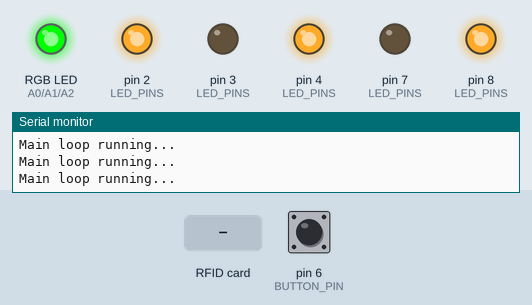
This program was run on a simulated Arduino Uno, built with avr-gcc and run on an emulated ATmega328P. On the bench: an RGB LED mixed from three pins (HIGH = lit), output pins drawn as LEDs (lit = HIGH), the last lines printed to the serial monitor. The test bench sets the inputs (shaded band); at power-on: pin 6 (BUTTON_PIN) LOW. Random numbers use the default seed unless the program sets one; pins used as bus, display or sensor lines are not drawn.

Above: at 1.3 s.
1.4 s: RFID card 5E 7A 19 C4 held to the reader
At 2.5 s:
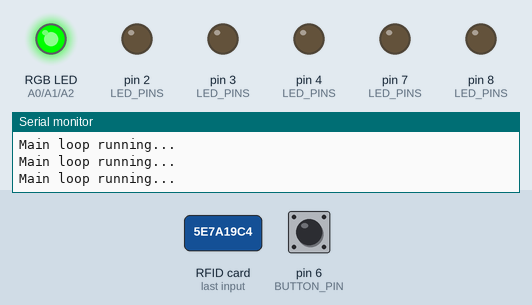
3.0 s: pin 6 (BUTTON_PIN) pulled HIGH for 0.3 s
At 4.1 s:
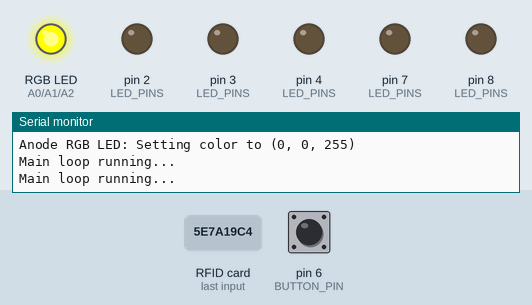
4.9 s: RFID card 5E 7A 19 C4 held to the reader
At 6.6 s:
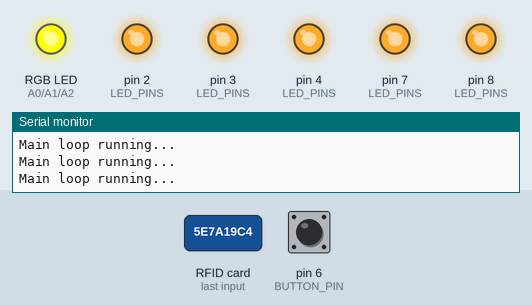
7.9 s: pin 6 (BUTTON_PIN) pulled HIGH for 1 s
At 9.4 s:
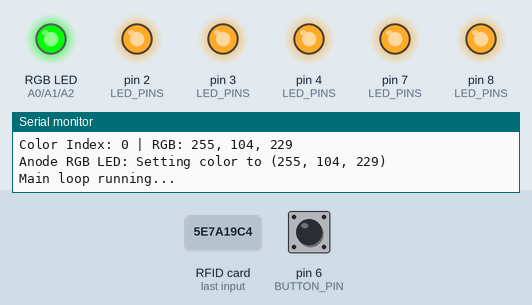
11.8 s: pin 6 (BUTTON_PIN) pulled HIGH for 3.2 s
At 16.2 s:
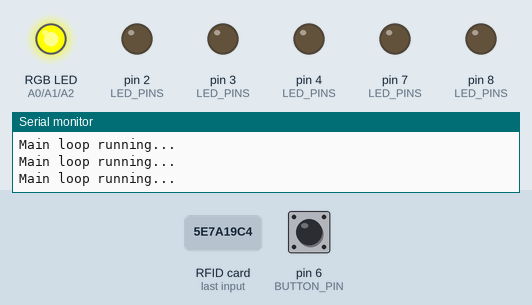
Timing chart, 0 to 17.5 s (numbered marks = the images above; inputs shaded):
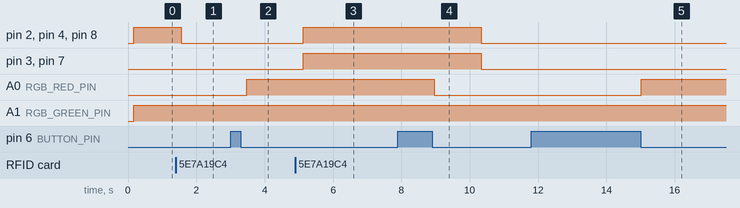

Measured:
- after the input at 1.4 s, pin 2 (LED_PINS), pin 4 (LED_PINS), pin 8 (LED_PINS): HIGH → LOW after 0.16 s
- after the input at 3.0 s, A0 (RGB_RED_PIN): LOW → HIGH after 0.47 s
- after the input at 4.9 s, pin 2 (LED_PINS), pin 3 (LED_PINS), pin 4 (LED_PINS), pin 7 (LED_PINS), pin 8 (LED_PINS): LOW → HIGH after 0.24 s
- after the input at 7.9 s, A0 (RGB_RED_PIN): HIGH → LOW after 1.1 s
- after the input at 11.8 s, A0 (RGB_RED_PIN): LOW → HIGH after 3.2 s

The program:

main.cpp
```cpp
#include <Arduino.h>
#include "RelationStateFacade.h"
#include "AnodeRgbLed.h"
#include "Button.h"
#include "Led.h"
#include "MFRC522NfcScanner.h"
#include "RelationMatchContext.h"
#include "states/SetupState.h"
#include "states/ReadyState.h"

// Pin definitions
const int RGB_RED_PIN = A0;
const int RGB_GREEN_PIN = A1;
const int RGB_BLUE_PIN = A2;
const int BUTTON_PIN = 6;

// LED pins array
const int LED_PINS[] = {2, 3, 4, 7, 8};
const int LED_COUNT = 5;

// NFC SPI pin definitions
const int NFC_CS_PIN = 10;      // SS (Slave Select)
const int NFC_RST_PIN = 5;      // RST (Reset)

// NFC configuration constants
const uint8_t NFC_PAIRING_BLOCK = 5;      // Block where pairing data is stored
uint8_t NFC_CHAIN_NUMBER;                 // Random chain number (initialized in setup)

// LED configuration constants
const unsigned long LED_TIMEOUT_DURATION = 5000; // Timeout in milliseconds

const int RGB_COLORS[][3] = {
    {255, 104, 229},
    {0, 0, 255}
};
const int COLOR_COUNT = 2;

// Global pointers (initialized in setup)
IRgbLed* rgbLed = nullptr;
IButton* button = nullptr;
RelationStateFacade* facade = nullptr;
INfcScanner* nfc = nullptr;
ILed* leds[LED_COUNT] = {nullptr};  // Array of LED pointers
RelationMatchContext* matchContext = nullptr;

void setup() {
    Serial.begin(115200);
    delay(100);

    // Initialize random seed and generate chain number
    randomSeed(analogRead(0));
    NFC_CHAIN_NUMBER = random(0, 256);
    Serial.print("Generated NFC Chain Number: ");
    Serial.println(NFC_CHAIN_NUMBER);


    // Instantiate components in setup
    rgbLed = new AnodeRgbLed(RGB_RED_PIN, RGB_GREEN_PIN, RGB_BLUE_PIN);
    button = new Button(BUTTON_PIN);

    // Initialize LED array
    for (int i = 0; i < LED_COUNT; i++) {
        leds[i] = new Led(LED_PINS[i]);
    }

    nfc = new MFRC522NfcScanner(NFC_CS_PIN, NFC_RST_PIN);
    ((MFRC522NfcScanner*)nfc)->init();


    IMatchState* readyState = new ReadyState(leds, LED_COUNT, nfc, NFC_PAIRING_BLOCK, NFC_CHAIN_NUMBER, LED_TIMEOUT_DURATION);
    IMatchState* setupState = new SetupState(leds, LED_COUNT, nfc, NFC_PAIRING_BLOCK, NFC_CHAIN_NUMBER, readyState);
    matchContext = new RelationMatchContext(setupState);


    facade = new RelationStateFacade(rgbLed, button, (int(*)[3])RGB_COLORS, COLOR_COUNT);
}

void loop() {
    Serial.println("Main loop running...");
    if (facade != nullptr) {
        facade->loop();
    }

    if (matchContext != nullptr) {
        matchContext->scan_tag();
    }

    delay(250);
}
```

AnodeRgbLed.h
```cpp
#pragma once

#include "IRgbLed.h"

class AnodeRgbLed : public IRgbLed {
private:
    int redPin;
    int greenPin;
    int bluePin;

public:
    explicit AnodeRgbLed(int redPin, int greenPin, int bluePin);

    void on() override;
    void off() override;
    void set_color(int red, int green, int blue) override;
};
```

Button.h
```cpp
#pragma once

#include "IButton.h"

class Button : public IButton {
private:
    int pin;
    bool last_state;
    bool pressed;

public:
    explicit Button(int pin);

    void update() override;
    bool has_been_pressed() override;
};
```

CathodeRgbLed.h
```cpp
#pragma once

#include "IRgbLed.h"

class CathodeRgbLed : public IRgbLed {
private:
    int redPin;
    int greenPin;
    int bluePin;

public:
    explicit CathodeRgbLed(int redPin, int greenPin, int bluePin);

    void on() override;
    void off() override;
    void set_color(int red, int green, int blue) override;
};
```

IButton.h
```cpp
#pragma once

class IButton {
public:
    virtual void update() = 0;
    virtual bool has_been_pressed() = 0;
    virtual ~IButton() = default;
};
```

ILed.h
```cpp
#pragma once

class ILed {
public:
    virtual ~ILed() = default;
    virtual void on() = 0;
    virtual void off() = 0;
};
```

INfcScanner.h
```cpp
#pragma once

#include <stdint.h>

class INfcScanner {
public:
    virtual bool is_tag_present() = 0;
    virtual void read_tag() = 0;
    virtual const char* get_last_tag_uid() = 0;
    virtual bool write_data(uint8_t block, const uint8_t* data, uint8_t length) = 0;
    virtual bool read_data(uint8_t block, uint8_t* data, uint8_t length) = 0;
};
```

IRgbLed.h
```cpp
#pragma once

#include "ILed.h"

class IRgbLed : public ILed {
public:
    virtual void set_color(int red, int green, int blue) = 0;
};
```

Led.h
```cpp
#pragma once

#include "ILed.h"

class Led : public ILed {
private:
    int pin;

public:
    explicit Led(int pin);

    void on() override;
    void off() override;
};
```

MFRC522NfcScanner.h
```cpp
#pragma once

#include "INfcScanner.h"
#include <MFRC522.h>

class MFRC522NfcScanner : public INfcScanner {
private:
    MFRC522 mfrc522;
    char lastTagUid[18];  // String representation of UID
    MFRC522::MIFARE_Key key;  // Default authentication key

    bool authenticate(uint8_t block);

public:
    MFRC522NfcScanner(uint8_t chipSelectPin, uint8_t resetPin);

    void init();
    bool is_tag_present() override;
    void read_tag() override;
    const char* get_last_tag_uid() override;
    bool write_data(uint8_t block, const uint8_t* data, uint8_t length) override;
    bool read_data(uint8_t block, uint8_t* data, uint8_t length) override;
};
```

RelationMatchContext.h
```cpp
#pragma once

#include "states/IMatchState.h"

class RelationMatchContext {
private:
    IMatchState* state;

public:
    explicit RelationMatchContext(IMatchState* initialState);

    void transition_state(IMatchState* state);
    void scan_tag();
};
```

RelationStateFacade.h
```cpp
#pragma once

#include "IButton.h"
#include "IRgbLed.h"

class RelationStateFacade {
private:
    IRgbLed* rgbLed;
    IButton* button;
    int (*colors)[3];  // Pointer to 2D array of RGB colors
    int colorCount;
    int currentColorIndex;

public:
    RelationStateFacade(IRgbLed* rgbLed, IButton* button, int (*colors)[3], int colorCount);

    void loop();
};
```

IMatchState.h
```cpp
#pragma once

class RelationMatchContext;  // Forward declaration

class IMatchState {
public:
    virtual ~IMatchState() = default;
    virtual void scan_tag(RelationMatchContext* context) = 0;
};
```

ReadyState.h
```cpp
#pragma once

#include "IMatchState.h"
#include <stdint.h>

class ILed;
class INfcScanner;

class ReadyState : public IMatchState {
private:
    ILed** leds;
    int ledCount;
    INfcScanner* nfc;
    uint8_t pairingBlock;
    uint8_t chainNumber;
    unsigned long ledTurnOnTime;     // Timestamp when LEDs were turned on
    bool ledsActive;                 // Track if LEDs are currently on
    unsigned long ledTimeoutDuration; // Duration in ms before LEDs turn off

    void turn_on_leds(int amount);
    int calculate_distance_wrapping(uint8_t a, uint8_t b);
    void turn_off_all_leds();

public:
    ReadyState(ILed** leds, int ledCount, INfcScanner* nfc,
               uint8_t pairingBlock, uint8_t chainNumber,
               unsigned long ledTimeoutDuration);

    void scan_tag(RelationMatchContext* context) override;
};
```

SetupState.h
```cpp
#pragma once

#include "IMatchState.h"
#include <stdint.h>

class ILed;
class INfcScanner;

class SetupState : public IMatchState {
private:
    ILed** leds;
    int ledCount;
    INfcScanner* nfc;
    uint8_t pairingBlock;
    uint8_t chainNumber;
    IMatchState* nextState;

    void turn_half_leds_on(bool even);
    void turn_off_all_leds();
public:
    SetupState(ILed** leds, int ledCount, INfcScanner* nfc,
               uint8_t pairingBlock, uint8_t chainNumber,
               IMatchState* nextState);

    void scan_tag(RelationMatchContext* context) override;
};
```

AnodeRgbLed.cpp
```cpp
#include "AnodeRgbLed.h"
#include <Arduino.h>

AnodeRgbLed::AnodeRgbLed(int redPin, int greenPin, int bluePin)
    : redPin(redPin), greenPin(greenPin), bluePin(bluePin) {
    // Initialize pins as outputs
    pinMode(redPin, OUTPUT);
    pinMode(greenPin, OUTPUT);
    pinMode(bluePin, OUTPUT);

    Serial.println("AnodeRgbLed initialized (Common Anode)");
    Serial.print("Red Pin: ");
    Serial.print(redPin);
    Serial.print(", Green Pin: ");
    Serial.print(greenPin);
    Serial.print(", Blue Pin: ");
    Serial.println(bluePin);
}

void AnodeRgbLed::on() {
    Serial.println("Anode RGB LED: ON (White)");
    // For common anode: 0 = full brightness
    analogWrite(redPin, 0);
    analogWrite(greenPin, 0);
    analogWrite(bluePin, 0);
}

void AnodeRgbLed::off() {
    Serial.println("Anode RGB LED: OFF");
    // For common anode: 255 = off
    analogWrite(redPin, 255);
    analogWrite(greenPin, 255);
    analogWrite(bluePin, 255);
}

void AnodeRgbLed::set_color(int red, int green, int blue) {
    Serial.print("Anode RGB LED: Setting color to (");
    Serial.print(red);
    Serial.print(", ");
    Serial.print(green);
    Serial.print(", ");
    Serial.print(blue);
    Serial.println(")");

    // For common anode: invert the values (255 - value)
    analogWrite(redPin, 255 - red);
    analogWrite(greenPin, 255 - green);
    analogWrite(bluePin, 255 - blue);
}
```

Button.cpp
```cpp
#include "Button.h"
#include <Arduino.h>

Button::Button(int pin)
    : pin(pin), last_state(HIGH), pressed(false) {
    pinMode(pin, INPUT);

    Serial.println("Button initialized");
    Serial.print("Pin: ");
    Serial.print(pin);
}

void Button::update() {
    bool current_state = digitalRead(pin);

    // Detect falling edge (button pressed - goes from HIGH to LOW)
    if (current_state == LOW && last_state == HIGH) {
        pressed = true;
    } else {
        pressed = false;
    }

    last_state = current_state;
}

bool Button::has_been_pressed() {
    return pressed;
}
```

CathodeRgbLed.cpp
```cpp
#include "CathodeRgbLed.h"
#include <Arduino.h>

CathodeRgbLed::CathodeRgbLed(int redPin, int greenPin, int bluePin)
    : redPin(redPin), greenPin(greenPin), bluePin(bluePin) {
    // Initialize pins as outputs
    pinMode(redPin, OUTPUT);
    pinMode(greenPin, OUTPUT);
    pinMode(bluePin, OUTPUT);

    Serial.println("AnodeRgbLed initialized (Common Anode)");
    Serial.print("Red Pin: ");
    Serial.print(redPin);
    Serial.print(", Green Pin: ");
    Serial.print(greenPin);
    Serial.print(", Blue Pin: ");
    Serial.println(bluePin);
}

void CathodeRgbLed::on() {
    Serial.println("Cathode RGB LED: ON (White)");
    // For common anode: 0 = full brightness
    analogWrite(redPin, 0);
    analogWrite(greenPin, 0);
    analogWrite(bluePin, 0);
}

void CathodeRgbLed::off() {
    Serial.println("Cathode RGB LED: OFF");
    // For common anode: 255 = off
    analogWrite(redPin, 255);
    analogWrite(greenPin, 255);
    analogWrite(bluePin, 255);
}

void CathodeRgbLed::set_color(int red, int green, int blue) {
    Serial.print("Cathode RGB LED: Setting color to (");
    Serial.print(red);
    Serial.print(", ");
    Serial.print(green);
    Serial.print(", ");
    Serial.print(blue);
    Serial.println(")");

    // For common anode: invert the values (255 - value)
    analogWrite(redPin, 255);
    analogWrite(greenPin, 255);
    analogWrite(bluePin, 255);
}
```

Led.cpp
```cpp
#include "Led.h"
#include <Arduino.h>

Led::Led(int pin) : pin(pin) {
    pinMode(pin, OUTPUT);
}

void Led::on() {
    digitalWrite(pin, HIGH);
}

void Led::off() {
    digitalWrite(pin, LOW);
}
```

MFRC522NfcScanner.cpp
```cpp
#include "MFRC522NfcScanner.h"
#include <Arduino.h>
#include <SPI.h>

MFRC522NfcScanner::MFRC522NfcScanner(uint8_t chipSelectPin, uint8_t resetPin)
    : mfrc522(chipSelectPin, resetPin) {
    lastTagUid[0] = '\0';

    // Initialize default key (factory default for MIFARE Classic)
    for (byte i = 0; i < 6; i++) {
        key.keyByte[i] = 0xFF;
    }
}

void MFRC522NfcScanner::init() {
    SPI.begin();
    mfrc522.PCD_Init();
    Serial.println("MFRC522 NFC Reader initialized");
}

bool MFRC522NfcScanner::is_tag_present() {
    // Look for new cards
    if (!mfrc522.PICC_IsNewCardPresent()) {
        return false;
    }

    // Select one of the cards
    if (!mfrc522.PICC_ReadCardSerial()) {
        return false;
    }

    return true;
}

void MFRC522NfcScanner::read_tag() {
    // Convert UID to string
    String uidString = "";
    for (byte i = 0; i < mfrc522.uid.size; i++) {
        if (mfrc522.uid.uidByte[i] < 0x10) {
            uidString += "0";
        }
        uidString += String(mfrc522.uid.uidByte[i], HEX);
    }
    uidString.toUpperCase();
    uidString.toCharArray(lastTagUid, sizeof(lastTagUid));
}

const char* MFRC522NfcScanner::get_last_tag_uid() {
    return lastTagUid;
}

bool MFRC522NfcScanner::authenticate(uint8_t block) {
    // Determine the sector trailer block for the given block
    // For MIFARE Classic 1K: blocks 0-63, grouped in sectors of 4 blocks
    // Sector trailer is the last block of each sector (blocks 3, 7, 11, 15, etc.)
    uint8_t trailerBlock = ((block / 4) * 4) + 3;

    // Authenticate using Key A
    MFRC522::StatusCode status = mfrc522.PCD_Authenticate(
        MFRC522::PICC_CMD_MF_AUTH_KEY_A,
        trailerBlock,
        &key,
        &(mfrc522.uid)
    );

    if (status != MFRC522::STATUS_OK) {
        Serial.print("Authentication failed: ");
        Serial.println(mfrc522.GetStatusCodeName(status));
        return false;
    }

    return true;
}

bool MFRC522NfcScanner::write_data(uint8_t block, const uint8_t* data, uint8_t length) {
    if (length > 16) {
        Serial.println("Error: Data too large (max 16 bytes per block)");
        return false;
    }

    // Check if trying to write to sector trailer (not allowed)
    if ((block + 1) % 4 == 0) {
        Serial.println("Error: Cannot write to sector trailer block");
        return false;
    }

    // Authenticate before writing
    if (!authenticate(block)) {
        return false;
    }

    // Prepare data buffer (16 bytes for MFRC522 block)
    uint8_t buffer[16] = {0};
    for (int i = 0; i < length; i++) {
        buffer[i] = data[i];
    }

    // Write to card
    MFRC522::StatusCode status = mfrc522.MIFARE_Write(block, buffer, 16);

    if (status != MFRC522::STATUS_OK) {
        Serial.print("Write failed: ");
        Serial.println(mfrc522.GetStatusCodeName(status));
        return false;
    }

    Serial.print("Data written to block ");
    Serial.println(block);

    // Halt PICC
    mfrc522.PICC_HaltA();
    // Stop encryption on PCD
    mfrc522.PCD_StopCrypto1();

    return true;
}

bool MFRC522NfcScanner::read_data(uint8_t block, uint8_t* data, uint8_t length) {
    if (length > 16) {
        Serial.println("Error: Buffer too large (max 16 bytes per block)");
        return false;
    }

    // Authenticate before reading
    if (!authenticate(block)) {
        return false;
    }

    // Read from card
    uint8_t buffer[18];
    uint8_t bufferSize = sizeof(buffer);

    MFRC522::StatusCode status = mfrc522.MIFARE_Read(block, buffer, &bufferSize);

    if (status != MFRC522::STATUS_OK) {
        Serial.print("Read failed: ");
        Serial.println(mfrc522.GetStatusCodeName(status));
        return false;
    }

    // Copy requested data
    for (int i = 0; i < length; i++) {
        data[i] = buffer[i];
    }

    Serial.print("Data read from block ");
    Serial.println(block);

    // Halt PICC
    mfrc522.PICC_HaltA();
    // Stop encryption on PCD
    mfrc522.PCD_StopCrypto1();

    return true;
}
```

RelationMatchContext.cpp
```cpp
#include "RelationMatchContext.h"
#include "states/IMatchState.h"
#include <Arduino.h>

RelationMatchContext::RelationMatchContext(IMatchState* initialState)
    : state(initialState) {
    Serial.println("RelationMatchContext initialized with state pattern");
}

void RelationMatchContext::transition_state(IMatchState* state) {
    if (state != nullptr) {
        this->state = state;
        Serial.println("State transitioned");
    }
}

void RelationMatchContext::scan_tag() {
    if (state != nullptr) {
        state->scan_tag(this);
    }
}
```

RelationStateFacade.cpp
```cpp
#include "RelationStateFacade.h"
#include <Arduino.h>

RelationStateFacade::RelationStateFacade(IRgbLed* rgbLed, IButton* button, int (*colors)[3], int colorCount)
    : rgbLed(rgbLed), button(button), colors(colors), colorCount(colorCount), currentColorIndex(0) {
}

void RelationStateFacade::loop() {
    // Update button state
    button->update();

    // Check if button was pressed (only triggers once per press)
    if (button->has_been_pressed()) {
        // Get current color values
        int red = colors[currentColorIndex][0];
        int green = colors[currentColorIndex][1];
        int blue = colors[currentColorIndex][2];

        // Print to serial monitor
        Serial.print("Color Index: ");
        Serial.print(currentColorIndex);
        Serial.print(" | RGB: ");
        Serial.print(red);
        Serial.print(", ");
        Serial.print(green);
        Serial.print(", ");
        Serial.println(blue);

        // Set the LED color
        rgbLed->set_color(red, green, blue);

        // Move to next color (cycle back to 0 at the end)
        currentColorIndex = (currentColorIndex + 1) % colorCount;
    }
}
```

SetupState.cpp
```cpp
#include "states/SetupState.h"
#include "RelationMatchContext.h"
#include "INfcScanner.h"
#include "ILed.h"
#include <Arduino.h>


SetupState::SetupState(ILed** leds, int ledCount, INfcScanner* nfc,
                       uint8_t pairingBlock, uint8_t chainNumber,
                       IMatchState* nextState)
    : leds(leds), ledCount(ledCount), nfc(nfc),
      pairingBlock(pairingBlock), chainNumber(chainNumber),
      nextState(nextState) {
    Serial.println("SetupState: Waiting for NFC tags to register");

    SetupState::turn_half_leds_on(true);
}

void SetupState::scan_tag(RelationMatchContext* context) {
    if (nfc == nullptr || context == nullptr) return;

    if (!nfc->is_tag_present()) return;

    nfc->read_tag();
    Serial.print("SetupState: Tag detected - ");
    Serial.println(nfc->get_last_tag_uid());

    // Write the chain number to the designated block
    uint8_t dataToWrite[] = {chainNumber};

    bool writeSuccess = nfc->write_data(pairingBlock, dataToWrite, 1);
    if (!writeSuccess) {
        Serial.println("SetupState: Failed to write chain number");
        return;
    }

    Serial.print("SetupState: Chain number written to block ");
    Serial.print(pairingBlock);
    Serial.print(": ");
    Serial.println(chainNumber);

    SetupState::turn_off_all_leds();

    context->transition_state(nextState);
    Serial.println("SetupState: Transitioning to Next State");
}

void SetupState::turn_half_leds_on(bool even) {
    for (int i = 0; i < ledCount; ++i) {
        if (leds[i] == nullptr) {
            continue;
        }

        if ((i % 2 == 0) == even) {
            leds[i]->on();
        } else {
            leds[i]->off();
        }
    }
}

void SetupState::turn_off_all_leds() {
    for (int i = 0; i < ledCount; ++i) {
        if (leds[i] == nullptr) {
            continue;
        }
        leds[i]->off();
    }
}
```

Source omitted: ReadyState.cpp (2803 bytes)
